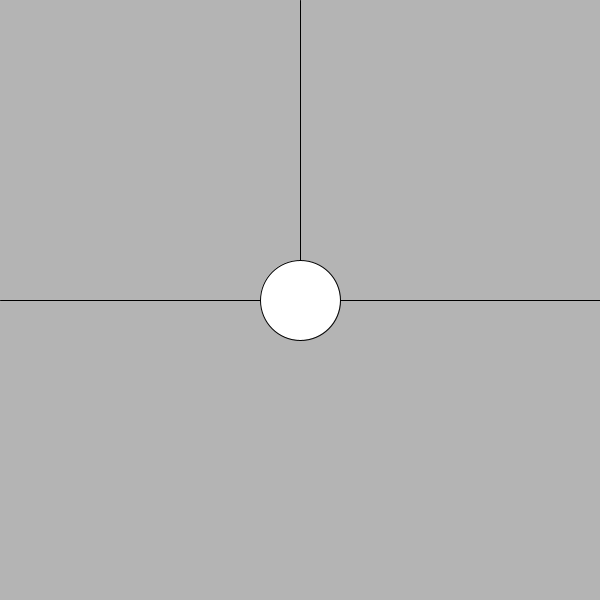
Frame 1 (no input)
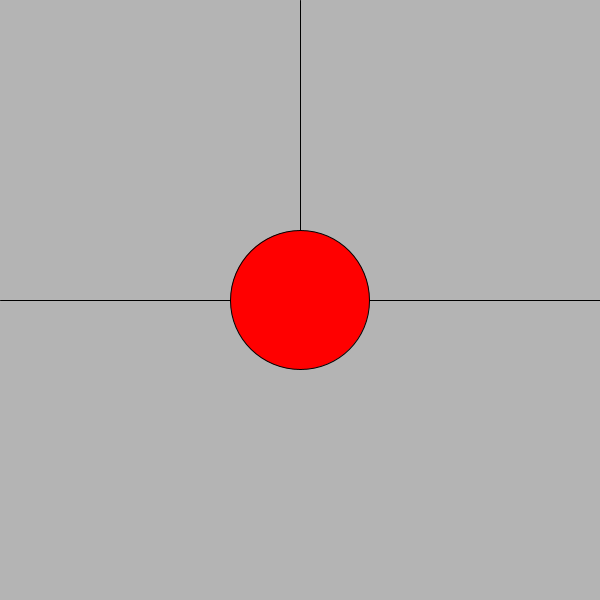
Frame 60 (the mouse pressed at the canvas centre just before this capture)
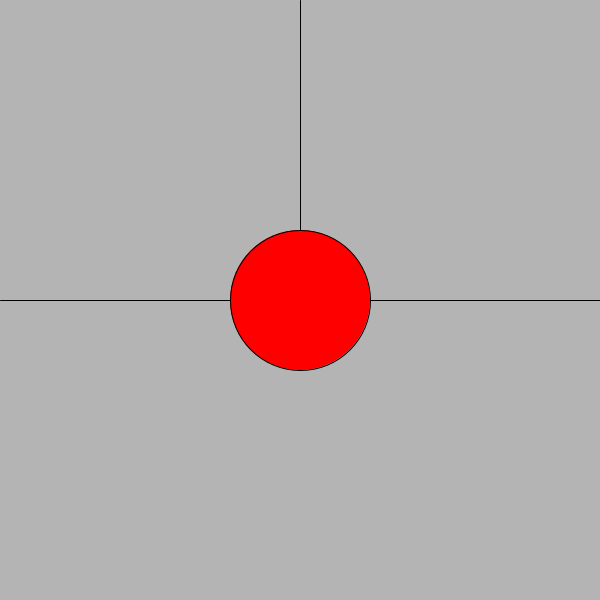
Frame 120 (the mouse held since frame 60 and released just before this capture)

The Processing sketch that drew these frames (run headless with seeded random() and noise(); from frame 60 on, the mouse is pressed at the canvas centre):

// Processing sketch: processing_70853
// ── processing_70853.pde

int circle_diameter = 80;

void setup(){

//commands come here
size(600,600);
};

void draw(){
background(180);
line(width/2,0, width/2,height/2 );
line(0,height/2, width,height/2 );

ellipse(width/2,height/2, circle_diameter, circle_diameter);

if((mouseX > width/2) && (mouseY<width/2)){

fill(0,200,40);
circle_diameter --;

};


if((mouseX < width/2) &&(mouseY<width/2)){
fill(255,0,0);
circle_diameter ++;
};

if(mouseY>width/2){
fill(10,30,200);
};
};
